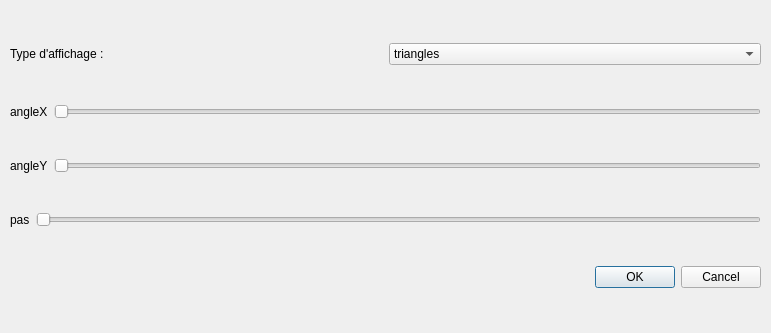
<?xml version="1.0" encoding="UTF-8"?>
<ui version="4.0">
 <class>option</class>
 <widget class="QDialog" name="option">
  <property name="geometry">
   <rect>
    <x>0</x>
    <y>0</y>
    <width>771</width>
    <height>333</height>
   </rect>
  </property>
  <property name="windowTitle">
   <string>Dialog</string>
  </property>
  <widget class="QWidget" name="verticalLayoutWidget">
   <property name="geometry">
    <rect>
     <x>10</x>
     <y>10</y>
     <width>751</width>
     <height>311</height>
    </rect>
   </property>
   <layout class="QVBoxLayout" name="verticalLayout">
    <item>
     <layout class="QHBoxLayout" name="horizontalLayout">
      <item>
       <widget class="QLabel" name="label">
        <property name="text">
         <string>Type d'affichage :</string>
        </property>
       </widget>
      </item>
      <item>
       <widget class="QComboBox" name="comboBox">
        <item>
         <property name="text">
          <string>triangles</string>
         </property>
        </item>
        <item>
         <property name="text">
          <string>filaire</string>
         </property>
        </item>
        <item>
         <property name="text">
          <string>pleine</string>
         </property>
        </item>
       </widget>
      </item>
     </layout>
    </item>
    <item>
     <layout class="QHBoxLayout" name="horizontalLayout_2">
      <item>
       <widget class="QLabel" name="label_2">
        <property name="text">
         <string>angleX</string>
        </property>
       </widget>
      </item>
      <item>
       <widget class="QSlider" name="angleXslider">
        <property name="maximum">
         <number>360</number>
        </property>
        <property name="orientation">
         <enum>Qt::Horizontal</enum>
        </property>
       </widget>
      </item>
     </layout>
    </item>
    <item>
     <layout class="QHBoxLayout" name="horizontalLayout_3">
      <item>
       <widget class="QLabel" name="label_3">
        <property name="text">
         <string>angleY</string>
        </property>
       </widget>
      </item>
      <item>
       <widget class="QSlider" name="angleYslider">
        <property name="maximum">
         <number>360</number>
        </property>
        <property name="orientation">
         <enum>Qt::Horizontal</enum>
        </property>
       </widget>
      </item>
     </layout>
    </item>
    <item>
     <layout class="QHBoxLayout" name="horizontalLayout_4">
      <item>
       <widget class="QLabel" name="label_4">
        <property name="text">
         <string>pas</string>
        </property>
       </widget>
      </item>
      <item>
       <widget class="QSlider" name="pasSlider">
        <property name="minimum">
         <number>7</number>
        </property>
        <property name="maximum">
         <number>39</number>
        </property>
        <property name="orientation">
         <enum>Qt::Horizontal</enum>
        </property>
       </widget>
      </item>
     </layout>
    </item>
    <item>
     <widget class="QDialogButtonBox" name="buttonBox">
      <property name="orientation">
       <enum>Qt::Horizontal</enum>
      </property>
      <property name="standardButtons">
       <set>QDialogButtonBox::Cancel|QDialogButtonBox::Ok</set>
      </property>
     </widget>
    </item>
   </layout>
  </widget>
 </widget>
 <resources/>
 <connections>
  <connection>
   <sender>buttonBox</sender>
   <signal>accepted()</signal>
   <receiver>option</receiver>
   <slot>accept()</slot>
   <hints>
    <hint type="sourcelabel">
     <x>248</x>
     <y>254</y>
    </hint>
    <hint type="destinationlabel">
     <x>157</x>
     <y>274</y>
    </hint>
   </hints>
  </connection>
  <connection>
   <sender>buttonBox</sender>
   <signal>rejected()</signal>
   <receiver>option</receiver>
   <slot>reject()</slot>
   <hints>
    <hint type="sourcelabel">
     <x>316</x>
     <y>260</y>
    </hint>
    <hint type="destinationlabel">
     <x>286</x>
     <y>274</y>
    </hint>
   </hints>
  </connection>
 </connections>
</ui>
